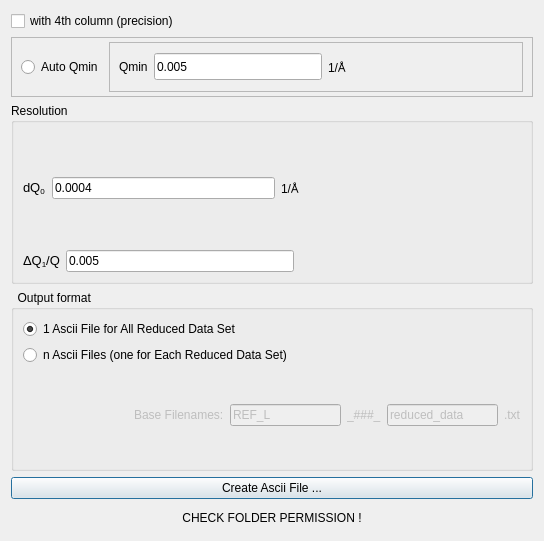
<?xml version="1.0" encoding="UTF-8"?>
<ui version="4.0">
 <class>Dialog</class>
 <widget class="QDialog" name="Dialog">
  <property name="geometry">
   <rect>
    <x>0</x>
    <y>0</y>
    <width>544</width>
    <height>541</height>
   </rect>
  </property>
  <property name="minimumSize">
   <size>
    <width>0</width>
    <height>500</height>
   </size>
  </property>
  <property name="windowTitle">
   <string>Export ASCII</string>
  </property>
  <layout class="QVBoxLayout" name="verticalLayout_2">
   <item>
    <layout class="QVBoxLayout" name="verticalLayout">
     <item>
      <widget class="QCheckBox" name="output4thColumnFlag">
       <property name="text">
        <string>with 4th column (precision)</string>
       </property>
      </widget>
     </item>
     <item>
      <widget class="QFrame" name="frame_2">
       <property name="maximumSize">
        <size>
         <width>16777215</width>
         <height>60</height>
        </size>
       </property>
       <property name="frameShape">
        <enum>QFrame::StyledPanel</enum>
       </property>
       <property name="frameShadow">
        <enum>QFrame::Raised</enum>
       </property>
       <layout class="QHBoxLayout" name="horizontalLayout_3">
        <property name="spacing">
         <number>6</number>
        </property>
        <property name="topMargin">
         <number>0</number>
        </property>
        <property name="bottomMargin">
         <number>0</number>
        </property>
        <item>
         <widget class="QRadioButton" name="auto_qmin_button">
          <property name="text">
           <string>Auto Qmin</string>
          </property>
          <property name="checked">
           <bool>false</bool>
          </property>
         </widget>
        </item>
        <item>
         <widget class="QFrame" name="manual_qmin_frame">
          <property name="enabled">
           <bool>true</bool>
          </property>
          <property name="maximumSize">
           <size>
            <width>16777215</width>
            <height>50</height>
           </size>
          </property>
          <property name="frameShape">
           <enum>QFrame::StyledPanel</enum>
          </property>
          <property name="frameShadow">
           <enum>QFrame::Raised</enum>
          </property>
          <layout class="QHBoxLayout" name="horizontalLayout_5">
           <item>
            <widget class="QLabel" name="label">
             <property name="text">
              <string>Qmin</string>
             </property>
            </widget>
           </item>
           <item>
            <widget class="QLineEdit" name="manual_qmin_value">
             <property name="maximumSize">
              <size>
               <width>16777215</width>
               <height>27</height>
              </size>
             </property>
             <property name="text">
              <string>0.005</string>
             </property>
            </widget>
           </item>
           <item>
            <widget class="QLabel" name="label_6">
             <property name="text">
              <string>1/Å</string>
             </property>
            </widget>
           </item>
           <item>
            <spacer name="horizontalSpacer_3">
             <property name="orientation">
              <enum>Qt::Horizontal</enum>
             </property>
             <property name="sizeHint" stdset="0">
              <size>
               <width>40</width>
               <height>20</height>
              </size>
             </property>
            </spacer>
           </item>
          </layout>
         </widget>
        </item>
       </layout>
      </widget>
     </item>
     <item>
      <widget class="QGroupBox" name="groupBox">
       <property name="title">
        <string>Resolution</string>
       </property>
       <layout class="QVBoxLayout" name="verticalLayout_5">
        <item>
         <layout class="QHBoxLayout" name="horizontalLayout">
          <item>
           <widget class="QLabel" name="label_3">
            <property name="text">
             <string>&lt;!DOCTYPE HTML PUBLIC &quot;-//W3C//DTD HTML 4.0//EN&quot; &quot;http://www.w3.org/TR/REC-html40/strict.dtd&quot;&gt;
&lt;html&gt;&lt;head&gt;&lt;meta name=&quot;qrichtext&quot; content=&quot;1&quot; /&gt;&lt;style type=&quot;text/css&quot;&gt;
p, li { white-space: pre-wrap; }
&lt;/style&gt;&lt;/head&gt;&lt;body style=&quot; font-family:'Sans'; font-size:10pt; font-weight:400; font-style:normal;&quot;&gt;
&lt;p style=&quot; margin-top:0px; margin-bottom:0px; margin-left:0px; margin-right:0px; -qt-block-indent:0; text-indent:0px;&quot;&gt;dQ&lt;span style=&quot; vertical-align:sub;&quot;&gt;0&lt;/span&gt;&lt;/p&gt;&lt;/body&gt;&lt;/html&gt;</string>
            </property>
           </widget>
          </item>
          <item>
           <widget class="QLineEdit" name="dq0Value">
            <property name="text">
             <string>0.0004</string>
            </property>
           </widget>
          </item>
          <item>
           <widget class="QLabel" name="label_4">
            <property name="text">
             <string>1/Å</string>
            </property>
           </widget>
          </item>
          <item>
           <spacer name="horizontalSpacer_2">
            <property name="orientation">
             <enum>Qt::Horizontal</enum>
            </property>
            <property name="sizeHint" stdset="0">
             <size>
              <width>40</width>
              <height>20</height>
             </size>
            </property>
           </spacer>
          </item>
         </layout>
        </item>
        <item>
         <layout class="QHBoxLayout" name="horizontalLayout_2">
          <item>
           <widget class="QLabel" name="label_5">
            <property name="text">
             <string>&lt;!DOCTYPE HTML PUBLIC &quot;-//W3C//DTD HTML 4.0//EN&quot; &quot;http://www.w3.org/TR/REC-html40/strict.dtd&quot;&gt;
&lt;html&gt;&lt;head&gt;&lt;meta name=&quot;qrichtext&quot; content=&quot;1&quot; /&gt;&lt;style type=&quot;text/css&quot;&gt;
p, li { white-space: pre-wrap; }
&lt;/style&gt;&lt;/head&gt;&lt;body style=&quot; font-family:'Sans'; font-size:10pt; font-weight:400; font-style:normal;&quot;&gt;
&lt;p style=&quot; margin-top:0px; margin-bottom:0px; margin-left:0px; margin-right:0px; -qt-block-indent:0; text-indent:0px;&quot;&gt;ΔQ&lt;span style=&quot; vertical-align:sub;&quot;&gt;1&lt;/span&gt;/Q&lt;/p&gt;&lt;/body&gt;&lt;/html&gt;</string>
            </property>
           </widget>
          </item>
          <item>
           <widget class="QLineEdit" name="dQoverQvalue">
            <property name="text">
             <string>0.005</string>
            </property>
           </widget>
          </item>
          <item>
           <spacer name="horizontalSpacer">
            <property name="orientation">
             <enum>Qt::Horizontal</enum>
            </property>
            <property name="sizeHint" stdset="0">
             <size>
              <width>40</width>
              <height>20</height>
             </size>
            </property>
           </spacer>
          </item>
         </layout>
        </item>
       </layout>
      </widget>
     </item>
     <item>
      <widget class="QGroupBox" name="groupBox_2">
       <property name="title">
        <string>  Output format</string>
       </property>
       <layout class="QVBoxLayout" name="verticalLayout_4">
        <item>
         <widget class="QRadioButton" name="one_ascii_format">
          <property name="text">
           <string>1 Ascii File for All Reduced Data Set</string>
          </property>
          <property name="checked">
           <bool>true</bool>
          </property>
         </widget>
        </item>
        <item>
         <widget class="QRadioButton" name="n_ascii_format">
          <property name="text">
           <string>n Ascii Files (one for Each Reduced Data Set)</string>
          </property>
         </widget>
        </item>
        <item>
         <layout class="QHBoxLayout" name="horizontalLayout_4">
          <item>
           <spacer name="horizontalSpacer_4">
            <property name="orientation">
             <enum>Qt::Horizontal</enum>
            </property>
            <property name="sizeHint" stdset="0">
             <size>
              <width>40</width>
              <height>20</height>
             </size>
            </property>
           </spacer>
          </item>
          <item>
           <widget class="QLabel" name="base_name_label">
            <property name="enabled">
             <bool>false</bool>
            </property>
            <property name="text">
             <string>Base Filenames:</string>
            </property>
           </widget>
          </item>
          <item>
           <widget class="QLineEdit" name="prefix_name_value">
            <property name="enabled">
             <bool>false</bool>
            </property>
            <property name="layoutDirection">
             <enum>Qt::RightToLeft</enum>
            </property>
            <property name="text">
             <string>REF_L</string>
            </property>
           </widget>
          </item>
          <item>
           <widget class="QLabel" name="run_name_label">
            <property name="enabled">
             <bool>false</bool>
            </property>
            <property name="text">
             <string>_###_</string>
            </property>
           </widget>
          </item>
          <item>
           <widget class="QLineEdit" name="suffix_name_value">
            <property name="enabled">
             <bool>false</bool>
            </property>
            <property name="text">
             <string>reduced_data</string>
            </property>
           </widget>
          </item>
          <item>
           <widget class="QLabel" name="ext_name_label">
            <property name="enabled">
             <bool>false</bool>
            </property>
            <property name="text">
             <string>.txt</string>
            </property>
           </widget>
          </item>
         </layout>
        </item>
       </layout>
      </widget>
     </item>
     <item>
      <widget class="QPushButton" name="createAsciiButton">
       <property name="text">
        <string>Create Ascii File ...</string>
       </property>
      </widget>
     </item>
    </layout>
   </item>
   <item>
    <widget class="QLabel" name="folder_error">
     <property name="sizePolicy">
      <sizepolicy hsizetype="Minimum" vsizetype="Minimum">
       <horstretch>0</horstretch>
       <verstretch>0</verstretch>
      </sizepolicy>
     </property>
     <property name="maximumSize">
      <size>
       <width>16777215</width>
       <height>25</height>
      </size>
     </property>
     <property name="text">
      <string>CHECK FOLDER PERMISSION !</string>
     </property>
     <property name="alignment">
      <set>Qt::AlignCenter</set>
     </property>
    </widget>
   </item>
  </layout>
 </widget>
 <resources/>
 <connections>
  <connection>
   <sender>createAsciiButton</sender>
   <signal>clicked()</signal>
   <receiver>Dialog</receiver>
   <slot>create_reduce_ascii_button_event()</slot>
   <hints>
    <hint type="sourcelabel">
     <x>245</x>
     <y>445</y>
    </hint>
    <hint type="destinationlabel">
     <x>245</x>
     <y>249</y>
    </hint>
   </hints>
  </connection>
  <connection>
   <sender>one_ascii_format</sender>
   <signal>clicked()</signal>
   <receiver>Dialog</receiver>
   <slot>output_format_radio_buttons_event()</slot>
   <hints>
    <hint type="sourcelabel">
     <x>275</x>
     <y>381</y>
    </hint>
    <hint type="destinationlabel">
     <x>271</x>
     <y>270</y>
    </hint>
   </hints>
  </connection>
  <connection>
   <sender>n_ascii_format</sender>
   <signal>clicked()</signal>
   <receiver>Dialog</receiver>
   <slot>output_format_radio_buttons_event()</slot>
   <hints>
    <hint type="sourcelabel">
     <x>275</x>
     <y>409</y>
    </hint>
    <hint type="destinationlabel">
     <x>271</x>
     <y>270</y>
    </hint>
   </hints>
  </connection>
  <connection>
   <sender>auto_qmin_button</sender>
   <signal>clicked(bool)</signal>
   <receiver>Dialog</receiver>
   <slot>auto_qmin_button_clicked()</slot>
   <hints>
    <hint type="sourcelabel">
     <x>68</x>
     <y>67</y>
    </hint>
    <hint type="destinationlabel">
     <x>271</x>
     <y>270</y>
    </hint>
   </hints>
  </connection>
 </connections>
 <slots>
  <slot>create_reduce_ascii_button_event()</slot>
  <slot>output_format_radio_buttons_event()</slot>
  <slot>auto_qmin_button_clicked()</slot>
 </slots>
</ui>
